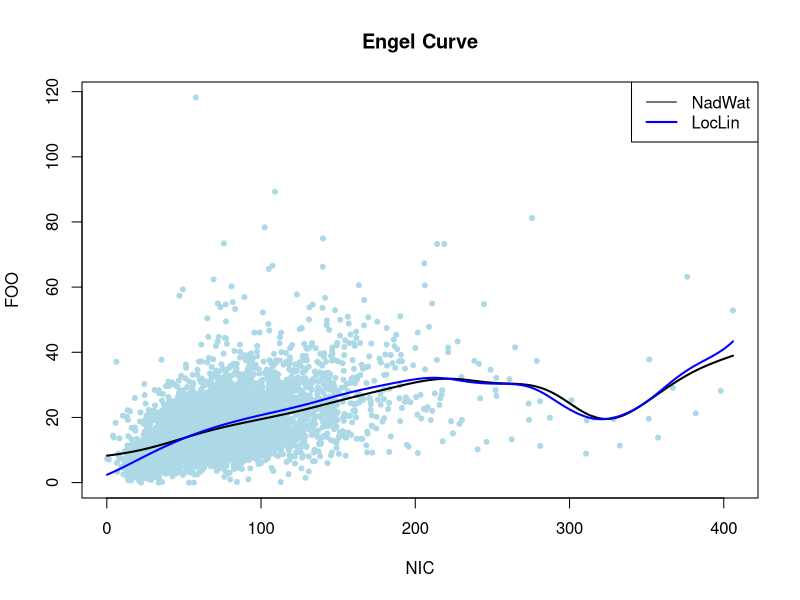

R code for this plot:

# clear variables and close windows
rm(list = ls(all = TRUE))
graphics.off()

# install and load packages
libraries = c("KernSmooth")
lapply(libraries, function(x) if (!(x %in% installed.packages())) {
install.packages(x)
})
lapply(libraries, library, quietly = TRUE, character.only = TRUE)

# load data
x = read.csv("fes76.txt", sep = ";", dec = ".")
x = x[, c("NIC", "FOO")]
x = x[order(x$NIC), ]

# plot
plot(x, col = "lightblue", pch = 20, main = "Engel Curve")  # Plot data points
mh = locpoly(x$NIC, x$FOO, degree = 0, kernel = "normal", bandwidth = 20)  # Nadaraya-Watson regression
lines(mh, lwd = 2)
mh1 = locpoly(x$NIC, x$FOO, degree = 1, kernel = "normal", bandwidth = 20)  # Local linear regression
lines(mh1, col = "blue", lwd = 2)
legend("topright", c("NadWat", "LocLin"), col = c("black", "blue"), lwd = c(1, 2))
